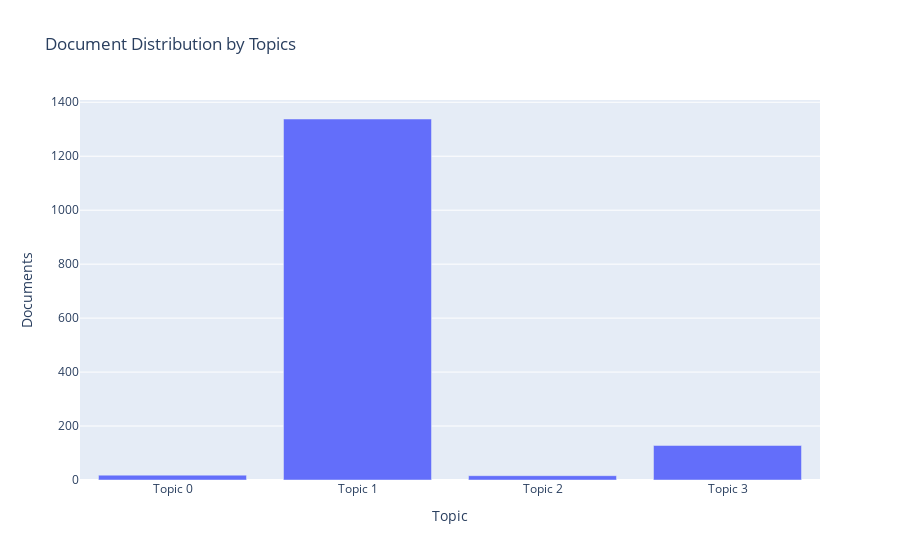

The notebook cell this image was saved under:
### Code cell
plot_model(model=lda, plot = 'topic_distribution')

### Figure 1 — Plotly figure (JSON) as saved in the notebook; plotly's stock layout.template omitted (floating-point values rounded to 4 significant figures)
{"data": [{"alignmentgroup": "True", "customdata": [["tell, easy, travel, super, pay, pillow, beautiful, amazing, facility, coffee"], ["clean, nice, breakfast, friendly, location, night, comfortable, place, bed, area"], ["water, run, dirty, carpet, terrible, try, king, loud, toilet, maybe"], ["check, day, front_desk, back, say, property, call, way, arrive, never"]], "hovertemplate": "Topic=%{x}<br>Documents=%{y}<br>Keyword=%{customdata[0]}<extra></extra>", "legendgroup": "", "marker": {"color": "#636efa", "pattern": {"shape": ""}}, "name": "", "offsetgroup": "", "orientation": "v", "showlegend": false, "textposition": "auto", "type": "bar", "x": ["Topic 0", "Topic 1", "Topic 2", "Topic 3"], "xaxis": "x", "y": [18, 1338, 16, 128], "yaxis": "y"}], "layout": {"barmode": "relative", "legend": {"tracegroupgap": 0}, "title": {"text": "Document Distribution by Topics"}, "xaxis": {"anchor": "y", "domain": [0, 1], "title": {"text": "Topic"}}, "yaxis": {"anchor": "x", "domain": [0, 1], "title": {"text": "Documents"}}}}
